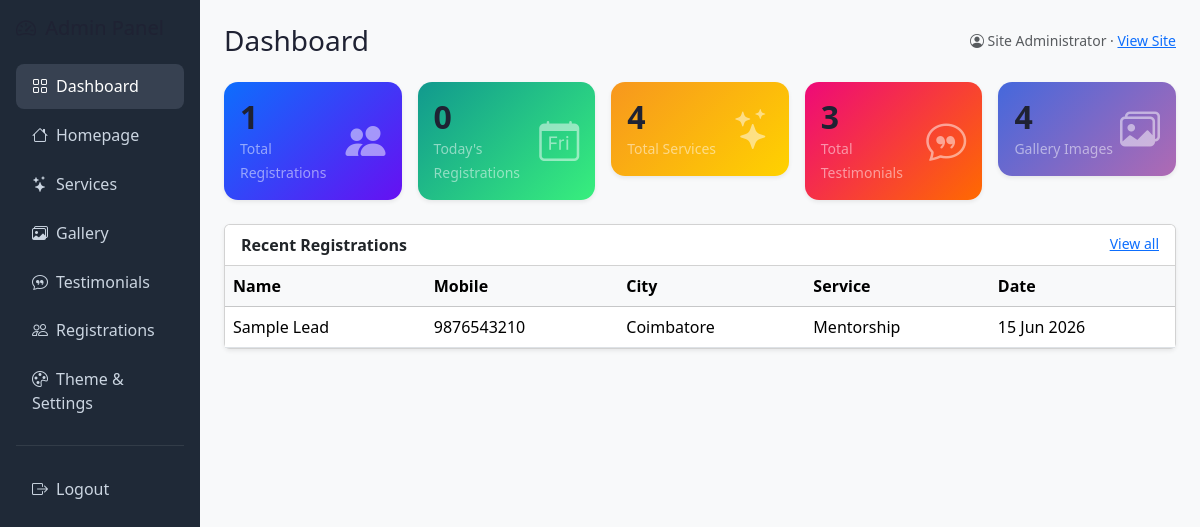
The page /admin/dashboard.php (signed in) on the database its author committed.
### tables this page shows
CREATE TABLE IF NOT EXISTS `registrations` (
  `id`                INT UNSIGNED NOT NULL AUTO_INCREMENT,
  `tenant_id`         INT UNSIGNED NOT NULL,
  `full_name`         VARCHAR(150) NOT NULL,
  `mobile`            VARCHAR(20) NOT NULL,
  `email`             VARCHAR(190) NULL,
  `city`              VARCHAR(120) NULL,
  `state`             VARCHAR(120) NULL,
  `profession`        VARCHAR(150) NULL,
  `interested_service` VARCHAR(190) NULL,
  `message`           TEXT NULL,
  `created_at`        TIMESTAMP NOT NULL DEFAULT CURRENT_TIMESTAMP,
  PRIMARY KEY (`id`),
  KEY `idx_reg_tenant` (`tenant_id`),
  KEY `idx_reg_created` (`created_at`),
  CONSTRAINT `fk_reg_tenant` FOREIGN KEY (`tenant_id`)
    REFERENCES `tenants` (`id`) ON DELETE CASCADE
);

### config/functions.php (called while the page is built, shortened)
<?php
require_once __DIR__ . '/db.php';
function e(?string $value): string
{
    return htmlspecialchars((string) $value, ENT_QUOTES, 'UTF-8');
}
function current_admin(): ?array
{
    return $_SESSION['admin'] ?? null;
}
function admin_tenant_id(): int
{
    $admin = current_admin();
    if ($admin && $admin['role'] === 'admin') {
        return (int) $admin['tenant_id'];
    }
    return $admin['tenant_id'] ?? tenant_id();
}

### config/db.php (called while the page is built, shortened)
<?php
function db(): PDO
{
    static $pdo = null;
    if ($pdo === null) {
        $dsn = sprintf('mysql:host=%s;dbname=%s;charset=%s', DB_HOST, DB_NAME, DB_CHARSET);
        $options = [
            PDO::ATTR_ERRMODE            => PDO::ERRMODE_EXCEPTION,
            PDO::ATTR_DEFAULT_FETCH_MODE => PDO::FETCH_ASSOC,
            PDO::ATTR_EMULATE_PREPARES   => false,
        ];
        try {
            $pdo = new PDO($dsn, DB_USER, DB_PASS, $options);
        } catch (PDOException $e) {
            http_response_code(500);
            exit('Database connection failed. Please try again later.');
        }
    }
    return $pdo;
}

### admin/dashboard.php (the view, shortened to what this page needs)
<?php
require_once __DIR__ . '/../config/functions.php';
$tid = admin_tenant_id();
function count_for(string $sql, int $tid): int {
    $stmt = db()->prepare($sql);
    $stmt->execute([$tid]);
    return (int) $stmt->fetchColumn();
}
$total_regs    = count_for('SELECT COUNT(*) FROM registrations WHERE tenant_id = ?', $tid);
$today_regs    = (function($tid){
    $stmt = db()->prepare('SELECT COUNT(*) FROM registrations WHERE tenant_id = ? AND DATE(created_at)=CURDATE()');
    $stmt->execute([$tid]); return (int)$stmt->fetchColumn();
})($tid);
$total_svc     = count_for('SELECT COUNT(*) FROM services WHERE tenant_id = ?', $tid);
$total_testi   = count_for('SELECT COUNT(*) FROM testimonials WHERE tenant_id = ?', $tid);
$total_gallery = count_for('SELECT COUNT(*) FROM gallery WHERE tenant_id = ?', $tid);
$recent = db()->prepare('SELECT * FROM registrations WHERE tenant_id = ? ORDER BY created_at DESC LIMIT 8');
$recent->execute([$tid]);
$recent = $recent->fetchAll();
include __DIR__ . '/inc/header.php';
$cards = [
  ['Total Registrations', $total_regs,    'bi-people-fill',  'linear-gradient(135deg,#0d6efd,#6610f2)'],
  ["Today's Registrations",$today_regs,   'bi-calendar-day', 'linear-gradient(135deg,#11998e,#38ef7d)'],
  ['Total Services',       $total_svc,     'bi-stars',        'linear-gradient(135deg,#f7971e,#ffd200)'],
  ['Total Testimonials',   $total_testi,   'bi-chat-quote',   'linear-gradient(135deg,#ee0979,#ff6a00)'],
  ['Gallery Images',       $total_gallery, 'bi-images',       'linear-gradient(135deg,#4568dc,#b06ab3)'],
];
?>
<div class="row g-3 mb-4">
  <?php foreach ($cards as $c): ?>
    <div class="col-sm-6 col-xl">
      <div class="card stat-card shadow-sm" style="background:<?= $c[3] ?>">
        <div class="card-body d-flex align-items-center justify-content-between">
          <div>
            <div class="h2 fw-bold mb-0"><?= (int)$c[1] ?></div>
            <small class="text-white-50"><?= e($c[0]) ?></small>
          </div>
          <i class="bi <?= $c[2] ?> fs-1 opacity-50"></i>
        </div>
      </div>
    </div>
  <?php endforeach; ?>
</div>
<div class="card shadow-sm">
  <div class="card-header bg-white"><strong>Recent Registrations</strong>
    <a href="registrations.php" class="float-end small">View all</a></div>
  <div class="table-responsive">
    <table class="table table-hover mb-0 align-middle">
      <thead class="table-light"><tr>
        <th>Name</th><th>Mobile</th><th>City</th><th>Service</th><th>Date</th></tr></thead>
      <tbody>
        <?php foreach ($recent as $r): ?>
          <tr>
            <td><?= e($r['full_name']) ?></td>
            <td><?= e($r['mobile']) ?></td>
            <td><?= e($r['city']) ?></td>
            <td><?= e($r['interested_service']) ?></td>
            <td><?= e(date('d M Y', strtotime($r['created_at']))) ?></td>
          </tr>
        <?php endforeach; ?>
      </tbody>
    </table>
  </div>
</div>
<?php include __DIR__ . '/inc/footer.php'; ?>

### assets/css/style.css (style rules this page uses)
:root { --brand-primary:#E8112D; --brand-secondary:#F2867D; --surface-pink:#FCEDEA; --nav-bg:#0d0d0f; --heading:#1f2233; }
body { font-family:"Poppins","Segoe UI",system-ui,-apple-system,sans-serif;color:#3a3a44; }
h1,h2,h3,h4,h5,.fw-bold { color:var(--heading); }
.stat-card { border-radius:14px;border:none;color:#fff; }

### rows shown on the page
registrations: full_name "Sample Lead", mobile "9876543210", city "Coimbatore", interested_service "Mentorship", created_at "15 Jun 2026"

### other values the page prints
$page_heading "Dashboard"
$admin['name'] "Site Administrator"
$c[1] "1"
$c[0] "Total Registrations"
$c[1] "0"
$c[0] "Today's Registrations"
$c[1] "4"
$c[0] "Total Services"
$c[1] "3"
$c[0] "Total Testimonials"
$c[0] "Gallery Images"
